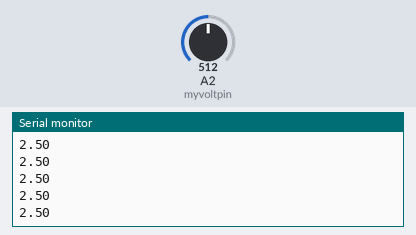
Bench run of a sketch on a simulated Arduino Uno, built with avr-gcc and run on an emulated ATmega328P. Parts: the last lines printed to the serial monitor. Inputs (shaded band) come from the test bench; at power-on: A2 (myvoltpin) = 512.

Above: at 1.2 s.
1.3 s: A2 (myvoltpin) set to 716
At 1.68 s:
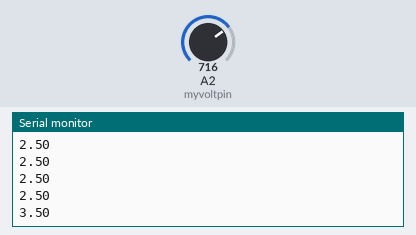
2.8 s: A2 (myvoltpin) set to 900
At 2.94 s:
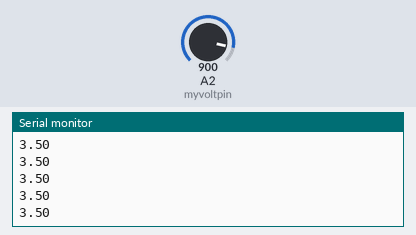
Timing chart, 0 to 5.8 s (numbered marks = the images above; inputs shaded):
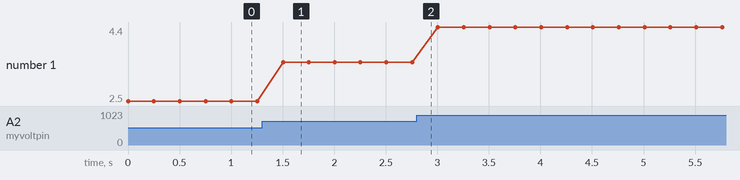

The sketch:

potentiomter.ino
```cpp
 int myvoltpin=A2;
 int readval;
 float v2;
 int delayt=250;
 void setup() {
  // put your setup code here, to run once:
  Serial.begin(9600);
}

void loop() {
  // put your main code here, to run repeatedly:
  readval=analogRead(myvoltpin);
  v2=(5./1023.)*readval;
Serial.println(v2);
delay(delayt);
}
```

Measured:
- after the input at 1.3 s, the serial monitor: prints a new line after 0.20 s (image 1)
- plotted number 1: 2.5 → 3.5 after the input at 1.3 s, 3.5 → 4.4 after the input at 2.8 s
